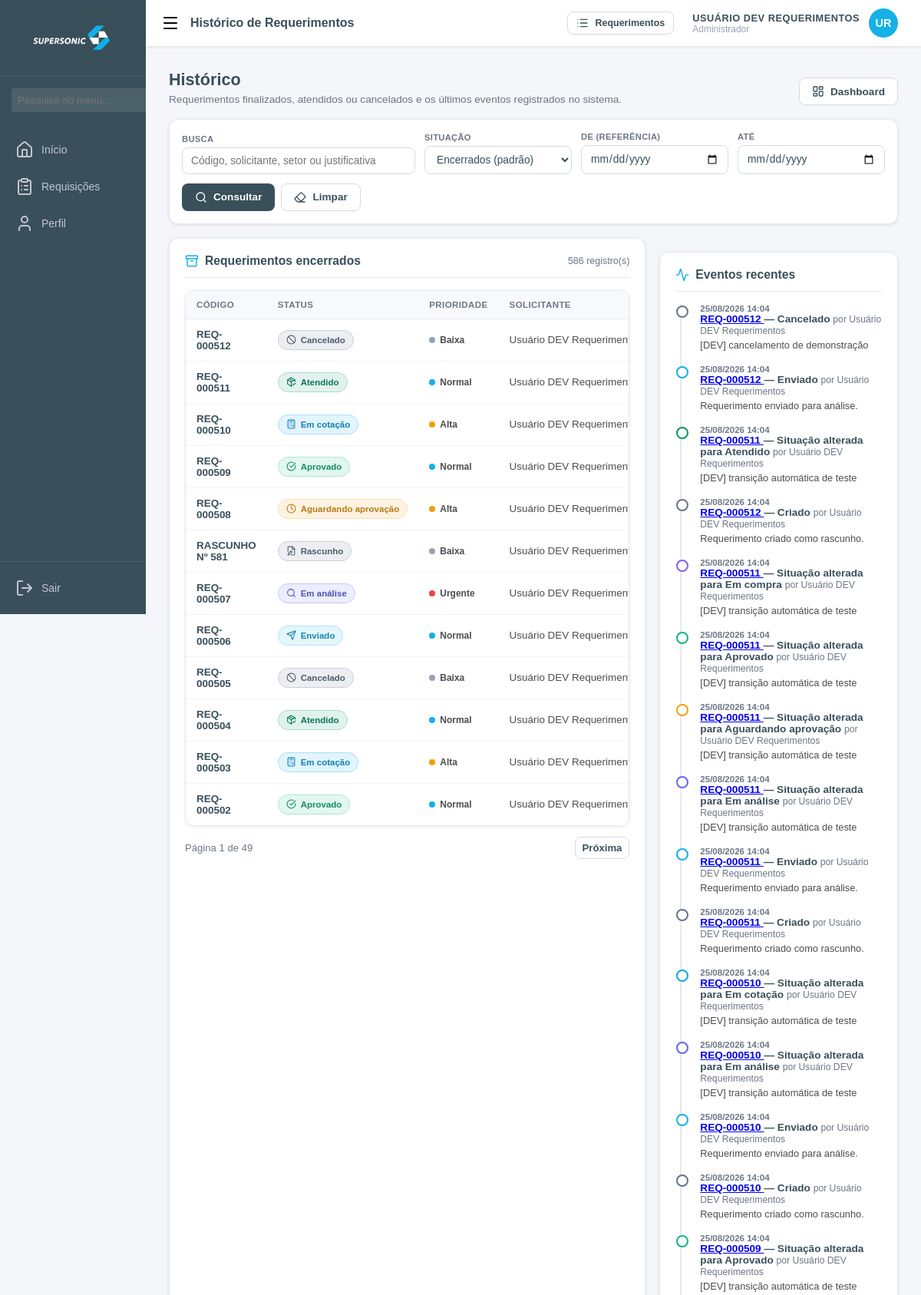
/historico (signed in, upper part), run on the app's committed database.
### app.py (models this page shows)
class Usuario(db.Model, UserMixin):
    __tablename__ = "usuarios"
    id = db.Column(db.Integer, primary_key=True)
    nome = db.Column(db.String(100))
    email = db.Column(db.String(100), unique=True)
    senha_hash = db.Column(db.String(255))
    telefone = db.Column(db.String(20))
    ATIVO = db.Column(db.String(1), default='S') # Coluna Ativo
    ADM = db.Column(db.String(1), default='N')
    reset_token = db.Column(db.String(100), nullable=True)
    token_expiracao = db.Column(db.DateTime, nullable=True)
    usu_rod = db.relationship('Usurod', backref='usuario_pai', uselist=True)

### core/req_models.py (models this page shows, shortened)
class Requerimento(db.Model):
    __tablename__ = "req_requerimento"
    id = db.Column(Integer, primary_key=True)
    codigo = db.Column(String(20), unique=True, nullable=True)   # REQ-000123 (gerado no envio/salvamento)
    numero = db.Column(Integer, nullable=True)                   # sequencial dentro da série
    serie = db.Column(String(20), nullable=True)
    status = db.Column(String(30), nullable=False, default="RASCUNHO", index=True)
    tipo = db.Column(String(30), nullable=True)
    prioridade = db.Column(String(20), nullable=False, default="NORMAL")
    data_referencia = db.Column(Date, nullable=True)
    data_limite = db.Column(Date, nullable=True)
    solicitante_usuario_id = db.Column(Integer, ForeignKey("usuarios.id"), nullable=False, index=True)
    solicitante_nome = db.Column(String(120), nullable=True)
    solicitante_email = db.Column(String(120), nullable=True)
    solicitante_telefone = db.Column(String(30), nullable=True)
    funcionario = db.Column(String(120), nullable=True)
    filial = db.Column(String(80), nullable=True)
    setor = db.Column(String(80), nullable=True)
    responsavel = db.Column(String(120), nullable=True)
    unidade_negocio = db.Column(String(80), nullable=True)
    centro_gasto = db.Column(String(80), nullable=True)
    centro_custo = db.Column(String(80), nullable=True)
    classe_sintetica = db.Column(String(80), nullable=True)
    classe_analitica = db.Column(String(80), nullable=True)
    tipo_requisicao = db.Column(String(80), nullable=True)
    categoria = db.Column(String(80), nullable=True)
    justificativa = db.Column(Text, nullable=True)
    observacao = db.Column(Text, nullable=True)
    necessita_cotacao = db.Column(Boolean, nullable=False, default=False)
    cotacao_selecionada_id = db.Column(Integer, nullable=True)   # sem FK: evita ciclo entre tabelas
    etapa_atual = db.Column(Integer, nullable=False, default=1)
    valor_estimado = db.Column(Numeric(15, 2), nullable=False, default=Decimal("0.00"))
    responsavel_atual = db.Column(String(120), nullable=True)
    enviado_em = db.Column(DateTime, nullable=True)
    criado_em = db.Column(DateTime, nullable=False, default=datetime.now)
    criado_por = db.Column(String(120), nullable=True)
    atualizado_em = db.Column(DateTime, nullable=False, default=datetime.now, onupdate=datetime.now)
    atualizado_por = db.Column(String(120), nullable=True)
    cancelado_em = db.Column(DateTime, nullable=True)
    cancelado_por = db.Column(String(120), nullable=True)
    motivo_cancelamento = db.Column(Text, nullable=True)
    itens = db.relationship("ReqItem", backref="requerimento", cascade="all, delete-orphan",
                            order_by="ReqItem.sequencia", lazy="selectin")
    localizacoes = db.relationship("ReqLocalizacao", backref="requerimento",
                                   cascade="all, delete-orphan", lazy="selectin")
    complementos = db.relationship("ReqComplemento", backref="requerimento",
                                   cascade="all, delete-orphan", lazy="selectin")
    anexos = db.relationship("ReqAnexo", backref="requerimento",
                             cascade="all, delete-orphan", lazy="selectin")
    cotacoes = db.relationship("ReqCotacao", backref="requerimento",
                               cascade="all, delete-orphan", lazy="selectin")
    historico = db.relationship("ReqHistorico", backref="requerimento", cascade="all, delete-orphan",
                                order_by="ReqHistorico.data_hora", lazy="selectin")
    __table_args__ = (
        Index("ix_req_status_prioridade", "status", "prioridade"),
    )
    @property
    def codigo_exibicao(self) -> str:
        if self.codigo:
            return self.codigo
        return f"RASCUNHO Nº {self.id}" if self.id else "NOVO RASCUNHO"

class ReqHistorico(db.Model):
    __tablename__ = "req_historico"
    id = db.Column(Integer, primary_key=True)
    requerimento_id = db.Column(Integer, ForeignKey("req_requerimento.id", ondelete="CASCADE"),
                                nullable=False, index=True)
    data_hora = db.Column(DateTime, nullable=False, default=datetime.now)
    usuario_id = db.Column(Integer, nullable=True)
    usuario_nome = db.Column(String(120), nullable=True)
    acao = db.Column(String(60), nullable=False)
    status_anterior = db.Column(String(30), nullable=True)
    status_novo = db.Column(String(30), nullable=True)
    descricao = db.Column(Text, nullable=True)
    def to_dict(self) -> dict:
        return {
            "id": self.id,
            "data_hora": _iso(self.data_hora),
            "data_hora_br": self.data_hora.strftime("%d/%m/%Y %H:%M") if self.data_hora else "",
            "usuario_nome": self.usuario_nome,
            "acao": self.acao,
            "status_anterior": self.status_anterior,
            "status_novo": self.status_novo,
            "status_novo_label": STATUS.get(self.status_novo, {}).get("label", self.status_novo or ""),
            "descricao": self.descricao,
        }

### core/req_routes.py (the view)
@req_bp.route("/historico")
@login_required
def historico():
    filtros = {
        "q": request.args.get("q", ""),
        "status": request.args.get("status", ""),
        "prioridade": request.args.get("prioridade", ""),
        "data_inicio": request.args.get("data_inicio", ""),
        "data_fim": request.args.get("data_fim", ""),
    }
    paginacao = servico.listar(current_user, filtros,
                               pagina=request.args.get("pagina", 1, type=int),
                               por_pagina=12, ordenar="atualizado_em")
    return render_template(
        "requerimentos/historico.html",
        pagina_ativa="historico",
        titulo_pagina="Histórico de Requerimentos",
        paginacao=paginacao,
        requerimentos=paginacao.items,
        filtros=filtros,
        eventos=servico.timeline_geral(current_user, limite=40),
        **_contexto_dominio(),
    )

### templates/requerimentos/historico.html (shortened to what this page needs)
{% extends 'requerimentos/base.html' %}
{% from 'components/ui.html' import status_badge, prioridade_badge, area_vazia with context %}
{% block header_acoes %}
    <a href="{{ url_for('req.lista') }}" class="btn btn-neutro btn-pequeno">
        <i data-lucide="list"></i> Requerimentos
    </a>
{% endblock %}
{% block conteudo %}
<div class="pagina-cabecalho">
    <div>
        <h1>Histórico</h1>
        <p>Requerimentos finalizados, atendidos ou cancelados e os últimos eventos registrados no sistema.</p>
    </div>
    <div class="pagina-acoes">
        <a href="{{ url_for('req.dashboard') }}" class="btn btn-neutro">
            <i data-lucide="layout-dashboard"></i> Dashboard
        </a>
    </div>
</div>
<form class="barra-filtros" method="get" action="{{ url_for('req.historico') }}">
    <div class="filtro-campo largo">
        <label for="q">Busca</label>
        <input type="text" id="q" name="q" value="{{ filtros.q }}"
               placeholder="Código, solicitante, setor ou justificativa">
    </div>
    <div class="filtro-campo">
        <label for="status">Situação</label>
        <select id="status" name="status">
            <option value="">Encerrados (padrão)</option>
        </select>
    </div>
    <div class="filtro-campo">
        <label for="data_inicio">De (referência)</label>
        <input type="date" id="data_inicio" name="data_inicio" value="{{ filtros.data_inicio }}">
    </div>
    <div class="filtro-campo">
        <label for="data_fim">Até</label>
        <input type="date" id="data_fim" name="data_fim" value="{{ filtros.data_fim }}">
    </div>
    <div class="filtro-acoes">
        <button type="submit" class="btn btn-escuro"><i data-lucide="search"></i> Consultar</button>
        <a href="{{ url_for('req.historico') }}" class="btn btn-neutro"><i data-lucide="eraser"></i> Limpar</a>
    </div>
</form>
<div class="detalhe-colunas">
    <div class="cartao">
        <div class="cartao-cabecalho">
            <h3><i data-lucide="archive"></i> Requerimentos encerrados</h3>
            <span class="cartao-nota">{{ paginacao.total }} registro(s)</span>
        </div>
        {% if requerimentos %}
        <div class="tabela-wrapper">
            <table class="tabela">
                <thead>
                    <tr>
                        <th>Código</th><th>Status</th><th>Prioridade</th>
                        <th>Solicitante</th><th>Setor</th>
                    </tr>
                </thead>
                <tbody>
                    {% for req in requerimentos %}
                    <tr>
                        <td><a class="codigo" href="{{ url_for('req.detalhe', requerimento_id=req.id) }}">{{ req.codigo_exibicao }}</a></td>
                        <td>{{ status_badge(req.status) }}</td>
                        <td>{{ prioridade_badge(req.prioridade) }}</td>
                        <td class="celula-truncada">{{ req.solicitante_nome or '—' }}</td>
                    </tr>
                    {% endfor %}
                </tbody>
            </table>
        </div>
        <div class="paginacao">
            <span>Página {{ paginacao.page }} de {{ paginacao.pages or 1 }}</span>
            <div class="paginas">
                {% if paginacao.has_next %}
                    <a href="{{ url_for('req.historico', pagina=paginacao.next_num, q=filtros.q, status=filtros.status,
                                        data_inicio=filtros.data_inicio, data_fim=filtros.data_fim) }}">Próxima</a>
                {% endif %}
            </div>
        </div>
        {% else %}
            {{ area_vazia('archive', 'Nenhum registro encerrado',
                'Requerimentos atendidos, reprovados ou cancelados aparecem aqui.') }}
        {% endif %}
    </div>
    <div class="cartao">
        <div class="cartao-cabecalho">
            <h3><i data-lucide="activity"></i> Eventos recentes</h3>
        </div>
        {% if eventos %}
        <ul class="timeline">
            {% for evento in eventos %}
            <li style="--marcador: {{ STATUS.get(evento.status_novo, {}).get('cor', '#14B1E7') }};">
                <span class="quando">{{ evento.data_hora_br }}</span>
                <span class="oque">
                    <a class="codigo" href="{{ url_for('req.detalhe', requerimento_id=evento.requerimento_id) }}">
                        {{ evento.requerimento_codigo }}
                    </a>
                    —
                    {%- if evento.acao and evento.acao.startswith('STATUS_') %}
                        Situação alterada para {{ STATUS.get(evento.status_novo, {}).get('label', evento.status_novo) }}
                    {%- else %}
                        {{ evento.acao | replace('_', ' ') | capitalize }}
                    {%- endif %}
                </span>
                <span class="quem">por {{ evento.usuario_nome or 'sistema' }}</span>
                {% if evento.descricao %}<p class="obs">{{ evento.descricao }}</p>{% endif %}
            </li>
            {% endfor %}
        </ul>
        {% else %}
            {{ area_vazia('activity', 'Sem eventos', 'As movimentações aparecem conforme os requerimentos avançam.') }}
        {% endif %}
    </div>
</div>
{% endblock %}

### templates/components/ui.html (shortened to what this page needs)
{% macro status_badge(status, tamanho='') -%}
    {%- set info = req_status_catalogo.get(status, {'label': status, 'cor': '#94a3b8', 'icone': 'circle'}) -%}
    <span class="badge-status {{ tamanho }}" style="--badge-cor: {{ info.cor }};">
        <i data-lucide="{{ info.icone }}"></i>{{ info.label }}
    </span>
{%- endmacro %}
{% macro prioridade_badge(prioridade) -%}
    {%- set info = req_prioridades.get(prioridade, {'label': prioridade, 'cor': '#94a3b8'}) -%}
    <span class="badge-prioridade" style="--badge-cor: {{ info.cor }};">
        <span class="ponto"></span>{{ info.label }}
    </span>
{%- endmacro %}

### templates/components/header.html (shortened to what this page needs)
{% macro topbar(titulo) -%}
<header class="top-header">
    <div class="header-esquerda">
        <i data-lucide="menu" onclick="toggleSidebar()" style="cursor: pointer;"></i>
        <span class="header-titulo">{{ titulo or 'Requerimentos' }}</span>
    </div>
    <div class="header-direita">
        <div class="header-acoes">{{ caller() if caller is defined }}</div>
        <div class="user-profile-container" onclick="toggleProfile()">
            <div class="user-info">
                <span class="user-name-top">{{ current_user.nome }}</span>
                <span class="user-role">
                    {%- if papel_usuario == 'ADMINISTRADOR' -%}Administrador
                    {%- elif papel_usuario == 'ATENDENTE' -%}Atendente
                    {%- else -%}Solicitante{%- endif -%}
                </span>
            </div>
            <div class="user-avatar">
                {%- set nomes = (current_user.nome or '?').split(' ') -%}
                {{ nomes[0][0] | upper }}{{ nomes[-1][0] | upper if nomes|length > 1 else '' }}
            </div>
        </div>
    </div>
</header>
{%- endmacro %}

### data on the page
Usuario: nome "USUÁRIO DEV REQUERIMENTOS"
Requerimento: codigo_exibicao "REQ-000512", label "Cancelado", label "Baixa", solicitante_nome "Usuário DEV…", requerimento_codigo "REQ-000512" "REQ-000512" "REQ-000512"
Requerimento: codigo_exibicao "REQ-000511", label "Atendido", label "Normal", solicitante_nome "Usuário DEV…", requerimento_codigo "REQ-000511" "REQ-000511" "REQ-000511" "REQ-000511" "REQ-000511" "REQ-000511" "REQ-000511"
Requerimento: codigo_exibicao "REQ-000510", label "Em cotação", label "Alta", solicitante_nome "Usuário DEV…", requerimento_codigo "REQ-000510" "REQ-000510" "REQ-000510" "REQ-000510"
Requerimento: codigo_exibicao "REQ-000509", label "Aprovado", label "Normal", solicitante_nome "Usuário DEV…", requerimento_codigo "REQ-000509"
Requerimento: codigo_exibicao "REQ-000508", label "Aguardando aprovação", label "Alta", solicitante_nome "Usuário DEV…"
Requerimento: codigo_exibicao "RASCUNHO Nº 581", label "Rascunho", label "Baixa", solicitante_nome "Usuário DEV…"
Requerimento: codigo_exibicao "REQ-000507", label "Em análise", label "Urgente", solicitante_nome "Usuário DEV…"
Requerimento: codigo_exibicao "REQ-000506", label "Enviado", label "Normal", solicitante_nome "Usuário DEV…"
Requerimento: codigo_exibicao "REQ-000505", label "Cancelado", label "Baixa", solicitante_nome "Usuário DEV…"
Requerimento: codigo_exibicao "REQ-000504", label "Atendido", label "Normal", solicitante_nome "Usuário DEV…"
Requerimento: codigo_exibicao "REQ-000503", label "Em cotação", label "Alta", solicitante_nome "Usuário DEV…"
Requerimento: codigo_exibicao "REQ-000502", label "Aprovado", label "Normal", solicitante_nome "Usuário DEV…"
ReqHistorico: acao "Cancelado", usuario_nome "Usuário DEV Requerimentos", descricao "[DEV] cancelamento de demonstração"
ReqHistorico: acao "Enviado", usuario_nome "Usuário DEV Requerimentos", descricao "Requerimento enviado para análise."
ReqHistorico: get "Atendido", usuario_nome "Usuário DEV Requerimentos", descricao "[DEV] transição automática de teste"
ReqHistorico: acao "Criado", usuario_nome "Usuário DEV Requerimentos", descricao "Requerimento criado como rascunho."
ReqHistorico: get "Em compra", usuario_nome "Usuário DEV Requerimentos", descricao "[DEV] transição automática de teste"
ReqHistorico: get "Aprovado", usuario_nome "Usuário DEV Requerimentos", descricao "[DEV] transição automática de teste"
ReqHistorico: get "Aguardando aprovação", usuario_nome "Usuário DEV Requerimentos", descricao "[DEV] transição automática de teste"
ReqHistorico: get "Em análise", usuario_nome "Usuário DEV Requerimentos", descricao "[DEV] transição automática de teste"
ReqHistorico: acao "Enviado", usuario_nome "Usuário DEV Requerimentos", descricao "Requerimento enviado para análise."
ReqHistorico: acao "Criado", usuario_nome "Usuário DEV Requerimentos", descricao "Requerimento criado como rascunho."
ReqHistorico: get "Em cotação", usuario_nome "Usuário DEV Requerimentos", descricao "[DEV] transição automática de teste"
ReqHistorico: get "Em análise", usuario_nome "Usuário DEV Requerimentos", descricao "[DEV] transição automática de teste"
ReqHistorico: acao "Enviado", usuario_nome "Usuário DEV Requerimentos", descricao "Requerimento enviado para análise."
ReqHistorico: acao "Criado", usuario_nome "Usuário DEV Requerimentos", descricao "Requerimento criado como rascunho."
ReqHistorico: get "Aprovado", usuario_nome "Usuário DEV Requerimentos", descricao "[DEV] transição automática de teste"

### other printed values
{{ titulo or 'Requerimentos' }} "Histórico de Requerimentos"
{{ nomes[0][0] | upper }} "U"
{{ nomes[-1][0] | upper if nomes|length > 1 else '' }} "R"
{{ paginacao.total }} "586"
{{ paginacao.page }} "1"
{{ paginacao.pages or 1 }} "49"
{{ evento.data_hora_br }} "25/08/2026 14:04" "25/08/2026 14:04" "25/08/2026 14:04" "25/08/2026 14:04" "25/08/2026 14:04" "25/08/2026 14:04" "25/08/2026 14:04" "25/08/2026 14:04" "25/08/2026 14:04" "25/08/2026 14:04" "25/08/2026 14:04" "25/08/2026 14:04" "25/08/2026 14:04" "25/08/2026 14:04" "25/08/2026 14:04"
